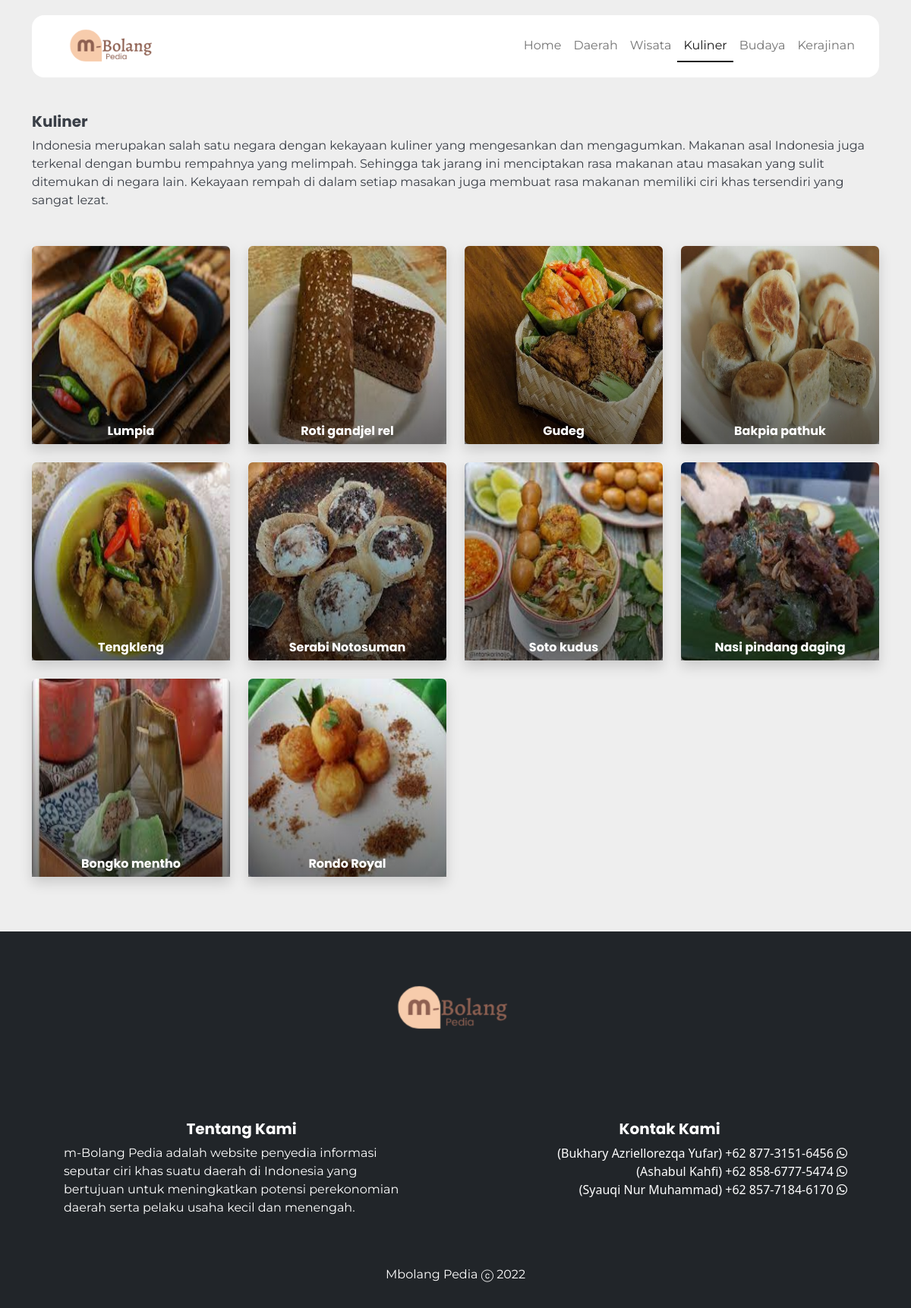
/index.php/home/kuliner, run on the app's committed database.
### tables this page shows
CREATE TABLE `tb_kuliner` (
  `id_kuliner` int(11) NOT NULL,
  `name_kuliner` varchar(64) NOT NULL,
  `image_kuliner` varchar(255) NOT NULL,
  `description_kuliner` text NOT NULL,
  `date_created` date NOT NULL,
  `id_kota` int(11) NOT NULL
);

### application/controllers/Home.php (called while the page is built, shortened)
<?php
class Home extends CI_Controller
{
	public function kuliner()
	{
		$data['title'] = 'Kuliner';
		$data['kuliner'] = $this->M_Crud->kuliner()->result_array();
		$this->load->view('template/V_Hhome', $data);
		$this->load->view('home/V_kuliner', $data);
		$this->load->view('template/V_Fhome', $data);
	}
}

### index.php (called while the page is built, shortened)
<?php
require_once BASEPATH.'core/CodeIgniter.php';

### application/models/M_Crud.php (called while the page is built, shortened)
<?php
class M_crud extends CI_Model
{
	function kuliner()
	{
		$this->db->select('*');
		$this->db->from('tb_kuliner');
		$this->db->join('tb_kota', 'tb_kuliner.id_kota = tb_kota.id_kota');
		return $this->db->get();
	}
}

### application/views/home/V_kuliner.php (the view)
<div class="container" style="margin-top: 66px !important;">
	<h5><?= $title ?></h5>
	<p class="mb-5">Indonesia merupakan salah satu negara dengan kekayaan kuliner yang mengesankan dan mengagumkan. Makanan asal Indonesia juga terkenal dengan bumbu rempahnya yang melimpah. Sehingga tak jarang ini menciptakan rasa makanan atau masakan yang sulit ditemukan di negara lain. Kekayaan rempah di dalam setiap masakan juga membuat rasa makanan memiliki ciri khas tersendiri yang sangat lezat.</p>
	<div class="row">
		<?php foreach ($kuliner as $kl) : ?>
			<div class="col-3 mb-4 ">
				<div class="shadow ratio ratio-1x1 ">
					<a class="bg-img " href="<?= base_url('Kuliner/') . $kl['id_kuliner'] ?>">
						<img src="<?= base_url('assets/kuliner/') . $kl['image_kuliner'] ?> " class=" bg-img rounded w-100 h-100 top-0 ">
						<div class="text-white d-flex justify-content-center  h-100 w-100 position-absolute align-items-end top-0 text-center  " style="    background: transparent linear-gradient(180deg,rgb(253 253 253 / 0%) 0,rgb(0 0 0 / 53%) 100%) 0 0 no-repeat padding-box;	">
							<h6 class="text-white"><?= $kl['name_kuliner'] ?></h6>
						</div>
					</a>
				</div>
			</div>
		<?php endforeach; ?>
	</div>
</div>

### application/views/template/V_Hhome.php (shortened to what this page needs)
<!doctype html>
<html lang="en">
<head>
	<link href="https://cdn.jsdelivr.net/npm/bootstrap@5.2.0-beta1/dist/css/bootstrap.min.css" rel="stylesheet">
	<link rel="stylesheet" href="https://cdnjs.cloudflare.com/ajax/libs/font-awesome/5.15.4/css/all.min.css" />
</head>
<body>
	<div class="container sticky-top" style="top: 20px !important;">
		<nav class="navbar navbar-expand-lg bg-white rounded-pill">
			<div class="container-fluid">
				<a class="navbar-brand" href="#">
					<img src="<?= base_url('assets/m-Bolang.ico') ?>" alt="" width="150" height="150" style="position: absolute;top: -35px;">
				</a>
			</div>
			<div class="collapse navbar-collapse me-1" id="navbarNav">
				<ul class="navbar-nav">
					<li class="nav-item">
						<a class="nav-link <?= $title == 'Selamat Datang' ? 'active' : ''; ?>" aria-current="page" href="<?= base_url('Selamat-Datang'); ?>">Home</a>
					</li>
					<li class="nav-item">
						<a class="nav-link <?= $title == 'Daerah' ? 'active' : ''; ?>" href="<?= base_url('Daerah'); ?>">Daerah</a>
					</li>
					<li class="nav-item">
						<a class="nav-link <?= $title == 'Wisata' ? 'active' : ''; ?> " href="<?= base_url('Wisata'); ?>">Wisata</a>
					</li>
					<li class="nav-item">
						<a class="nav-link <?= $title == 'Kuliner' ? 'active' : ''; ?>" href="<?= base_url('Kuliner'); ?>">Kuliner</a>
					</li>
					<li class="nav-item">
						<a class="nav-link <?= $title == 'Budaya' ? 'active' : ''; ?>" href="<?= base_url('Budaya'); ?>">Budaya</a>
					</li>
					<li class="nav-item">
						<a class="nav-link <?= $title == 'Kerajinan' ? 'active' : ''; ?>" href="<?= base_url('Kerajinan'); ?>">Kerajinan</a>
					</li>
				</ul>
			</div>
		</nav>
	</div>

### application/views/template/V_Fhome.php (shortened to what this page needs)
<footer class="px-5 mt-5 bg-dark  text-center">
	<img src="<?= base_url('assets/m-Bolang.ico') ?>" alt="" width="200" height="200">
	<div class="row row-cols-sm-1 row-cols-md-2 my-5 justify-content-center">
		<div class="col-lg-6 col-md-8 col-sm-12  px-5">
			<h5 class="text-white">Tentang Kami</h5>
			<p class="text-white text-lg-start text-sm-center">m-Bolang Pedia adalah website penyedia informasi seputar ciri khas suatu daerah di Indonesia yang bertujuan untuk meningkatkan potensi perekonomian daerah serta pelaku usaha kecil dan menengah.</p>
		</div>
		<div class="col-lg-6 col-md-8 col-sm-12 px-5">
			<h5 class="text-white">Kontak Kami</h5>
			<ul class="text-white text-lg-end text-sm-center" style="list-style:none ;">
				<li>(Bukhary Azriellorezqa Yufar) +62 877-3151-6456 <i class="fab fa-whatsapp"></i></li>
				<li>(Ashabul Kahfi) +62 858-6777-5474 <i class="fab fa-whatsapp"></i></li>
				<li>(Syauqi Nur Muhammad) +62 857-7184-6170 <i class="fab fa-whatsapp"></i></li>
			</ul>
		</div>
	</div>
	<div class="text-center pb-3">
		<p class="text-white ">Mbolang Pedia &#9426 2022</p>
	</div>
</footer>
</body>
</html>

### application/views/template/V_Hhome.php (style rules this page uses)
body { background-color: #EEEEEE; }
a, p, span, label { font-family: 'Montserrat', sans-serif !important; color: #393E46; }
h1, h2, h3, h4, h5, h6 { font-family: 'Poppins', sans-serif !important; font-weight: bold !important; color: #393E46 !important; }
.ratio { height: auto; overflow: hidden; }
.bg-img { transition: transform .5s ease; }
nav.navbar { border-radius: 1rem !important; padding: 20px !important; }
.navbar-nav .nav-link.active, .navbar-nav .show>.nav-link { color: var(--bs-navbar-active-color); border-bottom: 2px solid; }

### data on the page
tb_kuliner: image_kuliner (picture), name_kuliner "Lumpia"
tb_kuliner: image_kuliner (picture), name_kuliner "Roti gandjel rel"
tb_kuliner: image_kuliner (picture), name_kuliner "Gudeg"
tb_kuliner: image_kuliner (picture), name_kuliner "Bakpia pathuk"
tb_kuliner: image_kuliner (picture), name_kuliner "Tengkleng"
tb_kuliner: image_kuliner (picture), name_kuliner "Serabi Notosuman"
tb_kuliner: image_kuliner (picture), name_kuliner "Soto kudus"
tb_kuliner: image_kuliner (picture), name_kuliner "Nasi pindang daging"
tb_kuliner: image_kuliner (picture), name_kuliner "Bongko mentho"
tb_kuliner: image_kuliner (picture), name_kuliner "Rondo Royal"

### other printed values
$title "Kuliner"
